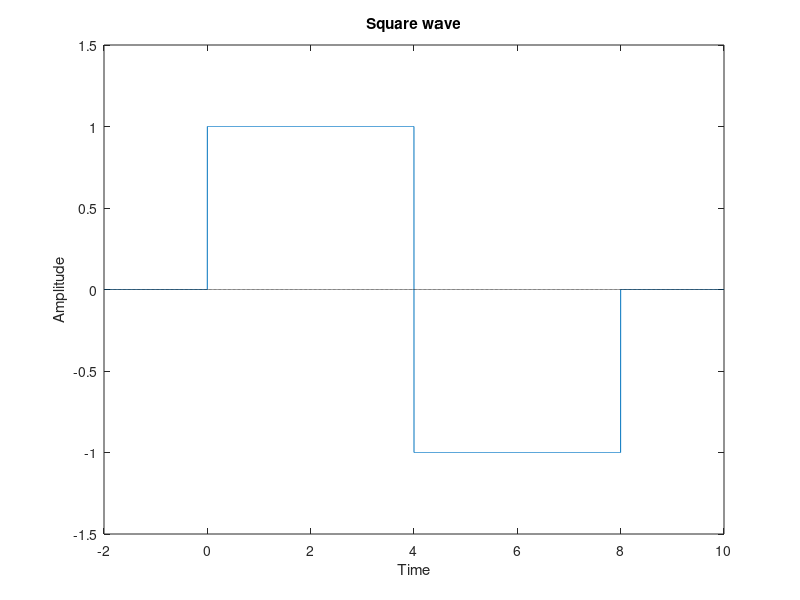

Here is the MATLAB script that generated this plot:
x=-2:.001:10;
y=[zeros(1,12001)];

for k=1:2000
    y(k)=0;
end
for k=2001:6000
    y(k)=1;
end
for k=6001:10000
    y(k)=-1;
end
for k=10001:12000
    y(k)=0;
end
z=[zeros(1,12001)];
plot(x,y,x,z,'k--');
axis([-2 10 -1.5 1.5]);
xlabel('Time');
ylabel('Amplitude');
title('Square wave');